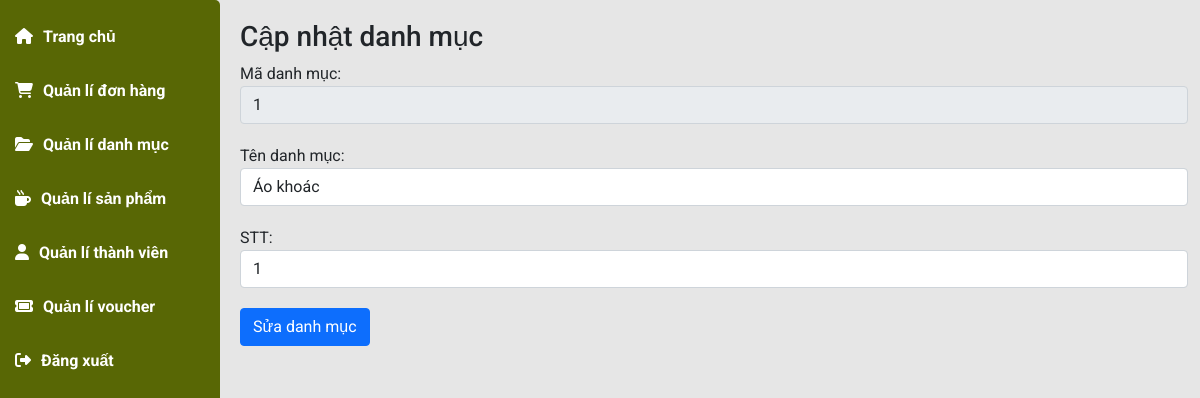
The app's page /admin/index.php?pg=danhmucupdate&id=1 (signed in) with its own data.
### tables this page shows
CREATE TABLE `danhmuc` (
  `id` int(4) NOT NULL,
  `name` varchar(50) NOT NULL,
  `home` tinyint(1) NOT NULL DEFAULT 0,
  `stt` tinyint(1) NOT NULL DEFAULT 0
);

### dao/pdo.php (called while the page is built, shortened)
<?php
function pdo_get_connection(){
    $dburl = "mysql:host=localhost;dbname=fashion;charset=utf8";
    $username = 'root';
    $password = '';
    $conn = new PDO($dburl, $username, $password);
    $conn->setAttribute(PDO::ATTR_ERRMODE, PDO::ERRMODE_EXCEPTION);
    return $conn;
}
function pdo_query_one($sql){
    $sql_args = array_slice(func_get_args(), 1);
    try{
        $conn = pdo_get_connection();
        $stmt = $conn->prepare($sql);
        $stmt->execute($sql_args);
        $row = $stmt->fetch(PDO::FETCH_ASSOC);
        return $row;
    }
    catch(PDOException $e){
        throw $e;
    }
    finally{
        unset($conn);
    }
}

### dao/danhmuc.php (called while the page is built, shortened)
<?php
require_once 'pdo.php';
function danhmucselect_by_id($id){
    $sql = "SELECT * FROM danhmuc WHERE id=?";
    return pdo_query_one($sql, $id);
}

### admin/view/danhmucupdate.php (the view, shortened to what this page needs)
<?php
    if(is_array($dm)&&(count($dm)>0)){
        extract($dm);
    }
?>
<div class="main-content">
                <h3 class="title-page">
                    Cập nhật danh mục
                </h3>
                <form class="addPro" action="index.php?pg=updatedanhmuc" method="POST" enctype="multipart/form-data">
                    <div class="form-group">
                        <label for="name">Mã danh mục:</label>
                        <input type="text" class="form-control" name="id" value="<?php echo $id?>" placeholder="Nhập tên sản phẩm" readonly>
                    </div>
                    <div class="form-group">
                        <label for="name">Tên danh mục:</label>
                        <input type="text" class="form-control" name="name" value="<?php echo $name?>"  placeholder="Nhập tên sản phẩm">
                    </div>
                    <div class="form-group">
                        <label for="name">STT:</label>
                        <input type="text" class="form-control" name="stt" value="<?php echo $stt?>" placeholder="Nhập số thứ tự">
                    </div>
                    <div class="form-group">
                        <button type="submit" name="updatedanhmuc" class="btn btn-primary">Sửa danh mục</button>
                    </div>
                </form>
            </div>

### admin/layouts/assets/css/main.css (style rules this page uses)
* { padding: 0; margin: 0; box-sizing: border-box; font-family: 'Roboto', sans-serif; }
body { background-color: #e6e6e6; }
.main-content { padding-left: 240px; padding-bottom: 20px; }
.main-content .title-page { padding-top: 20px; }
.addPro .form-group { margin-bottom: 20px; }

### records on screen
danhmuc: id "1", name "Áo khoác", stt "1"
